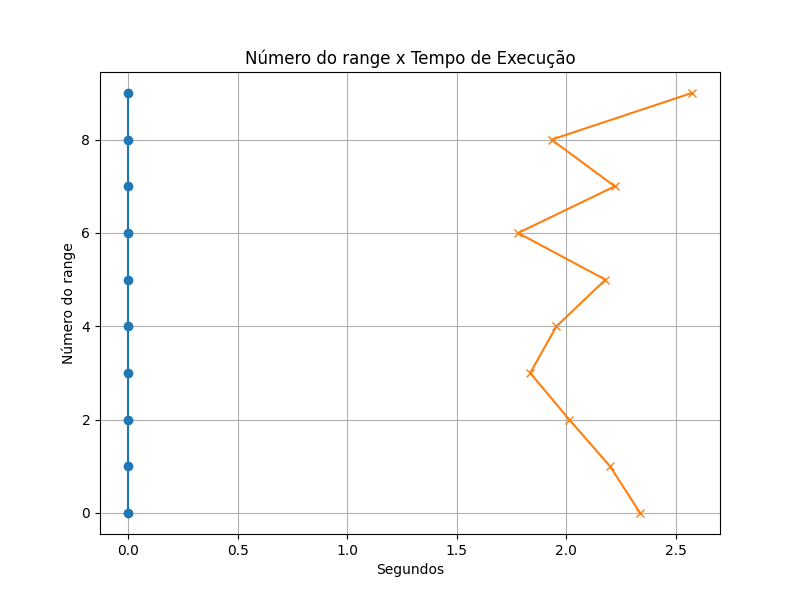

This chart was generated by the following Python code:
import concurrent.futures
import time

import matplotlib.pyplot as plt

def calcular_primos_seq(y):
    inicio = time.time()
    if y < 2:
        return []
    eh_primo = [True] * (y + 1)
    eh_primo[0] = False
    eh_primo[1] = False

    for i in range(2, int(y**0.5) + 1):
        if eh_primo[i]:
            for multiplo in range(i*i, y + 1, i):
                eh_primo[multiplo] = False

    fim = time.time()
    return [num for num in range(2, y + 1) if eh_primo[num]], fim - inicio

def _eh_primo(n):
    if n < 2:
        return False
    for i in range(2, int(n**0.5) + 1):
        if n % i == 0:
            return False
    return True

def calcular_primos_paralelo(limite):
    inicio = time.time()

    with concurrent.futures.ProcessPoolExecutor() as executor:
        futures = {executor.submit(_eh_primo, n): n for n in range(2, limite + 1)}
        primos = []
        for futuro in concurrent.futures.as_completed(futures):
            numero = futures[futuro]
            if futuro.result():
                primos.append(numero)
        fim = time.time()
        return sorted(primos), fim - inicio

if __name__ == "__main__":
    tempos_seq=[0]*10
    tempos_paralell=[0]*10
    for i in range(10):
        tempos_seq[i] = calcular_primos_seq(10000 * (1+1))[1]
        tempos_paralell[i] = calcular_primos_paralelo(10000 * (1+1))[1]

    plt.figure(figsize=(8, 6))
    plt.plot(tempos_seq, [i for i in range(10)], marker='o')
    plt.plot(tempos_paralell, [i for i in range(10)], marker='x')
    plt.title('Número do range x Tempo de Execução')
    plt.xlabel('Segundos')
    plt.ylabel('Número do range')
    plt.grid(True)
    plt.savefig("tp3_ex24.png")
